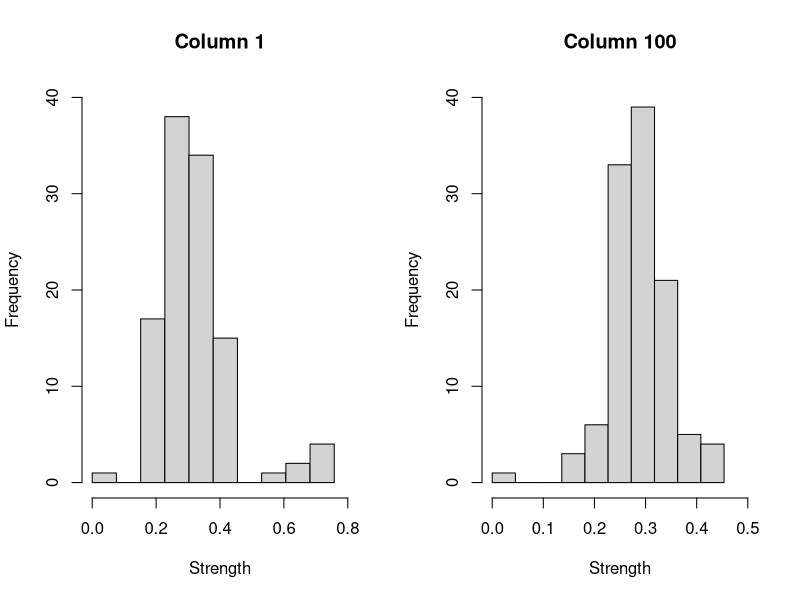

Recreate this plot in R.
quartz.options(width=9.5, height=5)

matrix <- as.matrix(read.csv(file="Matrix.csv",header=FALSE))

par(mfrow=c(1,2))

hist(matrix[,1],seq(min(matrix[,1]),max(matrix[,1]),length.out=11),xlab="Strength",main="Column 1",xlim=c(0,.8),ylim=c(0,40))
hist(matrix[,100],seq(min(matrix[,100]),max(matrix[,100]),length.out=11),xlab="Strength",main="Column 100",xlim=c(0,.5),ylim=c(0,40))

mean(matrix[,1])
median(matrix[,1])
mean(matrix[,100])
median(matrix[,100])